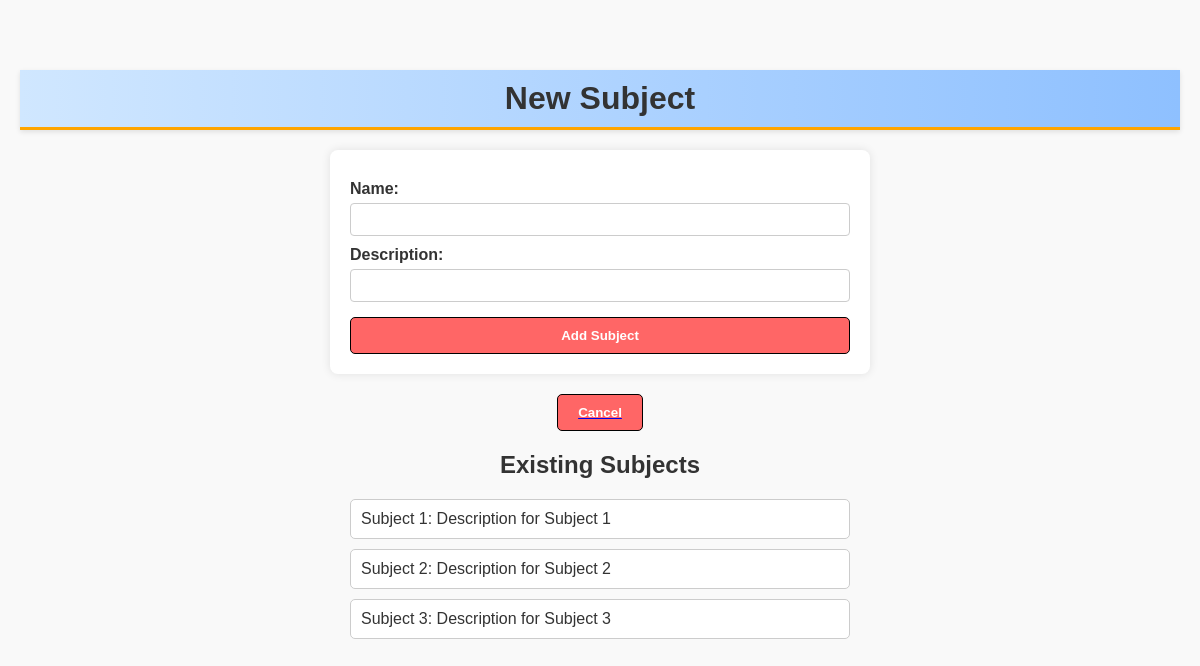
The page /add_subject on the database its author committed.
### Performance_Analyser/quiz_management_system/models.py (models this page shows)
class Subject(db.Model):
    id = db.Column(db.Integer, primary_key=True)
    name = db.Column(db.String(150), nullable=False)
    description = db.Column(db.String(500))

### Performance_Analyser/quiz_management_system/app.py (the view, shortened to what this page needs)
@app.route('/add_subject', methods=['GET', 'POST'])
@flask_profiler.profile()
def add_subject():
    subjects = Subject.query.all()
    return render_template('add_subject.html', subjects=subjects)

### Performance_Analyser/quiz_management_system/templates/add_subject.html (shortened to what this page needs)
<!DOCTYPE html>
<html lang="en">
<head>
</head>
<body>
    <h1>New Subject</h1>
    <form method="POST" action="{{ url_for('add_subject') }}">
        <label for="name">Name:</label>
        <input type="text" id="name" name="name" required>
        <br>
        <label for="description">Description:</label>
        <input type="text" id="description" name="description">
        <br>
        <input type="submit" value="Add Subject">
    </form>
    <a href="{{ url_for('admin_dashboard') }}"><button>Cancel</button></a>
    <h2>Existing Subjects</h2>
    <ul>
        {% for subject in subjects %}
            <li>{{ subject.name }}: {{ subject.description }}</li>
        {% else %}
            <li>No subjects available.</li>
        {% endfor %}
    </ul>
</body>
</html>
</body>
</html>

### Performance_Analyser/quiz_management_system/templates/add_subject.html (style rules this page uses)
body { font-family: 'Comic Sans MS', cursive, sans-serif; background-color: #f9f9f9; margin: 0; padding-top: 70px; padding-left: 20px; padding-right: 20px; color: #333; }
h1 { text-align: center; background: linear-gradient(90deg, #d0e7ff, #8ec0ff); padding: 10px; border-bottom: 3px solid #ffa500; box-shadow: 0 2px 5px rgba(0, 0, 0, 0.1); margin: 0 0 20px 0; }
form { max-width: 500px; margin: 0 auto 20px auto; background-color: #fff; padding: 20px; border-radius: 8px; box-shadow: 0 0 10px rgba(0, 0, 0, 0.1); }
form label { display: block; margin-top: 10px; font-weight: bold; }
form input[type="text"] { width: 100%; padding: 8px; margin-top: 5px; border: 1px solid #ccc; border-radius: 4px; box-sizing: border-box; }
form input[type="submit"] { margin-top: 15px; width: 100%; padding: 10px; border: 1px solid #000; border-radius: 5px; background-color: #ff6666; color: #fff; font-weight: bold; cursor: pointer; transition: background-color 0.3s; }
a button { display: block; margin: 0 auto 20px auto; padding: 10px 20px; border: 1px solid #000; border-radius: 5px; background-color: #ff6666; color: #fff; font-weight: bold; cursor: pointer; transition: background-color 0.3s; }
ul { max-width: 500px; margin: 0 auto; padding: 0; list-style: none; }
ul li { background-color: #fff; padding: 10px; margin-bottom: 10px; border: 1px solid #ccc; border-radius: 5px; }
h2 { text-align: center; margin-top: 20px; }

### rows shown on the page
Subject: name "Subject 1", description "Description for Subject 1"
Subject: name "Subject 2", description "Description for Subject 2"
Subject: name "Subject 3", description "Description for Subject 3"
